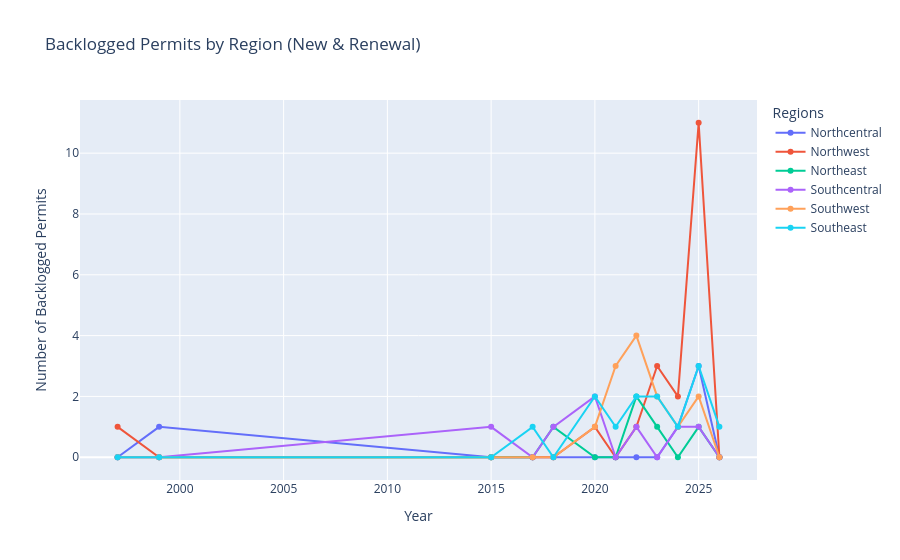

This figure's notebook cell:
### Code cell
# Interacticve graph - Clickable points in order to see the details of the backlogged permits for that year and region
import plotly.express as px

fig = px.line(
    regional_backlog.reset_index(),
    x="Disposition Year",
    y=regions,
    markers=True,
    title="Backlogged Permits by Region (New & Renewal)",
    labels={"Disposition Year": "Year", "value": "Number of Backlogged Permits"},
)
fig.update_layout(legend_title_text="Regions")
fig.show()

### Figure 1 — Plotly figure (JSON) as saved in the notebook; plotly's stock layout.template omitted (floating-point values rounded to 4 significant figures)
{"data": [{"hovertemplate": "variable=Northcentral<br>Year=%{x}<br>Number of Backlogged Permits=%{y}<extra></extra>", "legendgroup": "Northcentral", "line": {"color": "#636efa", "dash": "solid"}, "marker": {"symbol": "circle"}, "mode": "lines+markers", "name": "Northcentral", "orientation": "v", "showlegend": true, "type": "scatter", "x": [1997, 1999, 2015, 2017, 2018, 2020, 2021, 2022, 2023, 2024, 2025, 2026], "xaxis": "x", "y": [0, 1, 0, 0, 0, 0, 0, 0, 0, 1, 3, 0], "yaxis": "y"}, {"hovertemplate": "variable=Northwest<br>Year=%{x}<br>Number of Backlogged Permits=%{y}<extra></extra>", "legendgroup": "Northwest", "line": {"color": "#EF553B", "dash": "solid"}, "marker": {"symbol": "circle"}, "mode": "lines+markers", "name": "Northwest", "orientation": "v", "showlegend": true, "type": "scatter", "x": [1997, 1999, 2015, 2017, 2018, 2020, 2021, 2022, 2023, 2024, 2025, 2026], "xaxis": "x", "y": [1, 0, 0, 0, 0, 1, 0, 1, 3, 2, 11, 0], "yaxis": "y"}, {"hovertemplate": "variable=Northeast<br>Year=%{x}<br>Number of Backlogged Permits=%{y}<extra></extra>", "legendgroup": "Northeast", "line": {"color": "#00cc96", "dash": "solid"}, "marker": {"symbol": "circle"}, "mode": "lines+markers", "name": "Northeast", "orientation": "v", "showlegend": true, "type": "scatter", "x": [1997, 1999, 2015, 2017, 2018, 2020, 2021, 2022, 2023, 2024, 2025, 2026], "xaxis": "x", "y": [0, 0, 0, 0, 1, 0, 0, 2, 1, 0, 1, 0], "yaxis": "y"}, {"hovertemplate": "variable=Southcentral<br>Year=%{x}<br>Number of Backlogged Permits=%{y}<extra></extra>", "legendgroup": "Southcentral", "line": {"color": "#ab63fa", "dash": "solid"}, "marker": {"symbol": "circle"}, "mode": "lines+markers", "name": "Southcentral", "orientation": "v", "showlegend": true, "type": "scatter", "x": [1997, 1999, 2015, 2017, 2018, 2020, 2021, 2022, 2023, 2024, 2025, 2026], "xaxis": "x", "y": [0, 0, 1, 0, 1, 2, 0, 1, 0, 1, 1, 0], "yaxis": "y"}, {"hovertemplate": "variable=Southwest<br>Year=%{x}<br>Number of Backlogged Permits=%{y}<extra></extra>", "legendgroup": "Southwest", "line": {"color": "#FFA15A", "dash": "solid"}, "marker": {"symbol": "circle"}, "mode": "lines+markers", "name": "Southwest", "orientation": "v", "showlegend": true, "type": "scatter", "x": [1997, 1999, 2015, 2017, 2018, 2020, 2021, 2022, 2023, 2024, 2025, 2026], "xaxis": "x", "y": [0, 0, 0, 0, 0, 1, 3, 4, 2, 1, 2, 0], "yaxis": "y"}, {"hovertemplate": "variable=Southeast<br>Year=%{x}<br>Number of Backlogged Permits=%{y}<extra></extra>", "legendgroup": "Southeast", "line": {"color": "#19d3f3", "dash": "solid"}, "marker": {"symbol": "circle"}, "mode": "lines+markers", "name": "Southeast", "orientation": "v", "showlegend": true, "type": "scatter", "x": [1997, 1999, 2015, 2017, 2018, 2020, 2021, 2022, 2023, 2024, 2025, 2026], "xaxis": "x", "y": [0, 0, 0, 1, 0, 2, 1, 2, 2, 1, 3, 1], "yaxis": "y"}], "layout": {"legend": {"title": {"text": "Regions"}, "tracegroupgap": 0}, "title": {"text": "Backlogged Permits by Region (New & Renewal)"}, "xaxis": {"anchor": "y", "domain": [0, 1], "title": {"text": "Year"}}, "yaxis": {"anchor": "x", "domain": [0, 1], "title": {"text": "Number of Backlogged Permits"}}}}
